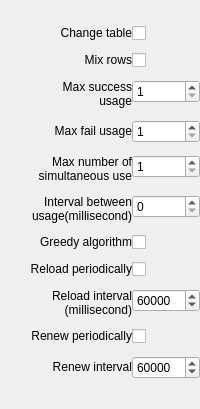
     <widget class="QWidget" name="page_9">
      <property name="sizePolicy">
       <sizepolicy hsizetype="MinimumExpanding" vsizetype="MinimumExpanding">
        <horstretch>0</horstretch>
        <verstretch>0</verstretch>
       </sizepolicy>
      </property>
      <layout class="QVBoxLayout" name="verticalLayout_4">
       <property name="spacing">
        <number>6</number>
       </property>
       <property name="leftMargin">
        <number>0</number>
       </property>
       <property name="topMargin">
        <number>0</number>
       </property>
       <property name="rightMargin">
        <number>0</number>
       </property>
       <property name="bottomMargin">
        <number>0</number>
       </property>
       <item>
        <widget class="QWidget" name="widget" native="true">
         <property name="sizePolicy">
          <sizepolicy hsizetype="Preferred" vsizetype="Maximum">
           <horstretch>0</horstretch>
           <verstretch>0</verstretch>
          </sizepolicy>
         </property>
         <layout class="QHBoxLayout" name="horizontalLayout_2">
          <property name="spacing">
           <number>0</number>
          </property>
          <property name="leftMargin">
           <number>0</number>
          </property>
          <property name="topMargin">
           <number>0</number>
          </property>
          <property name="rightMargin">
           <number>0</number>
          </property>
          <property name="bottomMargin">
           <number>0</number>
          </property>
          <item>
           <spacer name="horizontalSpacer">
            <property name="orientation">
             <enum>Qt::Horizontal</enum>
            </property>
            <property name="sizeHint" stdset="0">
             <size>
              <width>40</width>
              <height>20</height>
             </size>
            </property>
           </spacer>
          </item>
          <item>
           <layout class="QHBoxLayout" name="ComboLayout">
            <property name="spacing">
             <number>0</number>
            </property>
           </layout>
          </item>
          <item>
           <widget class="QLabel" name="LabelValidation5">
            <property name="sizePolicy">
             <sizepolicy hsizetype="Preferred" vsizetype="Maximum">
              <horstretch>0</horstretch>
              <verstretch>0</verstretch>
             </sizepolicy>
            </property>
            <property name="text">
             <string/>
            </property>
            <property name="pixmap">
             <pixmap>:/engine/images/invalid.png</pixmap>
            </property>
           </widget>
          </item>
         </layout>
        </widget>
       </item>
       <item>
        <widget class="QWidget" name="widget_2" native="true">
         <layout class="QVBoxLayout" name="verticalLayout_10">
          <property name="spacing">
           <number>0</number>
          </property>
          <property name="leftMargin">
           <number>0</number>
          </property>
          <property name="topMargin">
           <number>0</number>
          </property>
          <property name="rightMargin">
           <number>0</number>
          </property>
          <property name="bottomMargin">
           <number>0</number>
          </property>
          <item>
           <layout class="QFormLayout" name="formLayout">
            <property name="fieldGrowthPolicy">
             <enum>QFormLayout::AllNonFixedFieldsGrow</enum>
            </property>
            <property name="rowWrapPolicy">
             <enum>QFormLayout::DontWrapRows</enum>
            </property>
            <property name="labelAlignment">
             <set>Qt::AlignRight|Qt::AlignTrailing|Qt::AlignVCenter</set>
            </property>
            <property name="formAlignment">
             <set>Qt::AlignRight|Qt::AlignTop|Qt::AlignTrailing</set>
            </property>
            <property name="verticalSpacing">
             <number>12</number>
            </property>
            <property name="leftMargin">
             <number>30</number>
            </property>
            <property name="bottomMargin">
             <number>30</number>
            </property>
            <item row="0" column="0">
             <widget class="QLabel" name="label_39">
              <property name="toolTip">
               <string>&lt;html&gt;&lt;head/&gt;&lt;body&gt;&lt;p&gt;If rows will be deleted after max success usage or max fail usage.&lt;/p&gt;&lt;/body&gt;&lt;/html&gt;</string>
              </property>
              <property name="text">
               <string>&lt;html&gt;&lt;head/&gt;&lt;body&gt;&lt;p&gt;&lt;img src=&quot;:/engine/images/info.png&quot;/&gt; Change table&lt;/p&gt;&lt;/body&gt;&lt;/html&gt;</string>
              </property>
              <property name="alignment">
               <set>Qt::AlignRight|Qt::AlignTrailing|Qt::AlignVCenter</set>
              </property>
              <property name="wordWrap">
               <bool>true</bool>
              </property>
             </widget>
            </item>
            <item row="0" column="1">
             <widget class="QCheckBox" name="DatabaseClear">
              <property name="text">
               <string/>
              </property>
             </widget>
            </item>
            <item row="1" column="0">
             <widget class="QLabel" name="label_40">
              <property name="toolTip">
               <string>&lt;html&gt;&lt;head/&gt;&lt;body&gt;&lt;p&gt;If rows will be mixed after load. This options selected will result data in random order.&lt;/p&gt;&lt;/body&gt;&lt;/html&gt;</string>
              </property>
              <property name="text">
               <string>&lt;html&gt;&lt;head/&gt;&lt;body&gt;&lt;p&gt;&lt;img src=&quot;:/engine/images/info.png&quot;/&gt; Mix rows&lt;/p&gt;&lt;/body&gt;&lt;/html&gt;</string>
              </property>
              <property name="alignment">
               <set>Qt::AlignRight|Qt::AlignTrailing|Qt::AlignVCenter</set>
              </property>
              <property name="wordWrap">
               <bool>true</bool>
              </property>
             </widget>
            </item>
            <item row="1" column="1">
             <widget class="QCheckBox" name="DatabaseMix">
              <property name="text">
               <string/>
              </property>
             </widget>
            </item>
            <item row="2" column="0">
             <widget class="QLabel" name="label_41">
              <property name="toolTip">
               <string>&lt;html&gt;&lt;head/&gt;&lt;body&gt;&lt;p&gt;Max success usage, after which row will be removed. Success definition depends on your script purpose.&lt;/p&gt;&lt;/body&gt;&lt;/html&gt;</string>
              </property>
              <property name="text">
               <string>&lt;html&gt;&lt;head/&gt;&lt;body&gt;&lt;p&gt;&lt;img src=&quot;:/engine/images/info.png&quot;/&gt; Max success usage&lt;/p&gt;&lt;/body&gt;&lt;/html&gt;</string>
              </property>
              <property name="alignment">
               <set>Qt::AlignRight|Qt::AlignTrailing|Qt::AlignVCenter</set>
              </property>
              <property name="wordWrap">
               <bool>true</bool>
              </property>
             </widget>
            </item>
            <item row="2" column="1">
             <widget class="QSpinBox" name="DatabaseMaxSuccess">
              <property name="maximumSize">
               <size>
                <width>100</width>
                <height>16777215</height>
               </size>
              </property>
              <property name="minimum">
               <number>1</number>
              </property>
              <property name="maximum">
               <number>999999999</number>
              </property>
             </widget>
            </item>
            <item row="3" column="0">
             <widget class="QLabel" name="label_42">
              <property name="toolTip">
               <string>&lt;html&gt;&lt;head/&gt;&lt;body&gt;&lt;p&gt;Max row usage, after which line will be removed. Fail is often page load timeout or wait timeout.&lt;/p&gt;&lt;p&gt;If you set this property low - resource will be banned quickly, otherwise engine will try a lot of time before give up with each row.&lt;/p&gt;&lt;/body&gt;&lt;/html&gt;</string>
              </property>
              <property name="text">
               <string>&lt;html&gt;&lt;head/&gt;&lt;body&gt;&lt;p&gt;&lt;img src=&quot;:/engine/images/info.png&quot;/&gt; Max fail usage&lt;/p&gt;&lt;/body&gt;&lt;/html&gt;</string>
              </property>
              <property name="alignment">
               <set>Qt::AlignRight|Qt::AlignTrailing|Qt::AlignVCenter</set>
              </property>
              <property name="wordWrap">
               <bool>true</bool>
              </property>
             </widget>
            </item>
            <item row="3" column="1">
             <widget class="QSpinBox" name="DatabaseMaxFail">
              <property name="maximumSize">
               <size>
                <width>100</width>
                <height>16777215</height>
               </size>
              </property>
              <property name="minimum">
               <number>1</number>
              </property>
              <property name="maximum">
               <number>999999999</number>
              </property>
             </widget>
            </item>
            <item row="4" column="0">
             <widget class="QLabel" name="label_43">
              <property name="toolTip">
               <string>&lt;html&gt;&lt;head/&gt;&lt;body&gt;&lt;p&gt;How many times one row could be used by different threads.&lt;/p&gt;&lt;/body&gt;&lt;/html&gt;</string>
              </property>
              <property name="text">
               <string>&lt;html&gt;&lt;head/&gt;&lt;body&gt;&lt;p&gt;&lt;img src=&quot;:/engine/images/info.png&quot;/&gt; Max number of simultaneous use&lt;/p&gt;&lt;/body&gt;&lt;/html&gt;</string>
              </property>
              <property name="alignment">
               <set>Qt::AlignRight|Qt::AlignTrailing|Qt::AlignVCenter</set>
              </property>
              <property name="wordWrap">
               <bool>true</bool>
              </property>
             </widget>
            </item>
            <item row="4" column="1">
             <widget class="QSpinBox" name="DatabaseMaxSimultaneous">
              <property name="maximumSize">
               <size>
                <width>100</width>
                <height>16777215</height>
               </size>
              </property>
              <property name="minimum">
               <number>1</number>
              </property>
              <property name="maximum">
               <number>999999999</number>
              </property>
             </widget>
            </item>
            <item row="5" column="0">
             <widget class="QLabel" name="label_44">
              <property name="toolTip">
               <string>&lt;html&gt;&lt;head/&gt;&lt;body&gt;&lt;p&gt;Interval between usage. How much time needed to wait to use row repeatedly.&lt;/p&gt;&lt;/body&gt;&lt;/html&gt;</string>
              </property>
              <property name="text">
               <string>&lt;html&gt;&lt;head/&gt;&lt;body&gt;&lt;p&gt;&lt;img src=&quot;:/engine/images/info.png&quot;/&gt; Interval between usage(millisecond)&lt;/p&gt;&lt;/body&gt;&lt;/html&gt;</string>
              </property>
              <property name="alignment">
               <set>Qt::AlignRight|Qt::AlignTrailing|Qt::AlignVCenter</set>
              </property>
              <property name="wordWrap">
               <bool>true</bool>
              </property>
             </widget>
            </item>
            <item row="5" column="1">
             <widget class="QSpinBox" name="DatabaseInterval">
              <property name="maximumSize">
               <size>
                <width>100</width>
                <height>16777215</height>
               </size>
              </property>
              <property name="minimum">
               <number>0</number>
              </property>
              <property name="maximum">
               <number>999999999</number>
              </property>
             </widget>
            </item>
            <item row="6" column="0">
             <widget class="QLabel" name="label_45">
              <property name="toolTip">
               <string>&lt;html&gt;&lt;head/&gt;&lt;body&gt;&lt;p&gt;If this option is set, еngine will try to use same lines again and again. Otherwise, new line will be used on every resource request.&lt;/p&gt;&lt;/body&gt;&lt;/html&gt;</string>
              </property>
              <property name="text">
               <string>&lt;html&gt;&lt;head/&gt;&lt;body&gt;&lt;p&gt;&lt;img src=&quot;:/engine/images/info.png&quot;/&gt; Greedy algorithm&lt;/p&gt;&lt;/body&gt;&lt;/html&gt;</string>
              </property>
              <property name="alignment">
               <set>Qt::AlignRight|Qt::AlignTrailing|Qt::AlignVCenter</set>
              </property>
              <property name="wordWrap">
               <bool>true</bool>
              </property>
             </widget>
            </item>
            <item row="6" column="1">
             <widget class="QCheckBox" name="DatabaseGreedy">
              <property name="text">
               <string/>
              </property>
             </widget>
            </item>
            <item row="7" column="0">
             <widget class="QLabel" name="label_46">
              <property name="toolTip">
               <string>&lt;html&gt;&lt;head/&gt;&lt;body&gt;&lt;p&gt;If rows need to be reloaded periodically in certain periods of time.&lt;/p&gt;&lt;p&gt;This is expensive option, use it only if you sure, that table content will change.&lt;/p&gt;&lt;/body&gt;&lt;/html&gt;</string>
              </property>
              <property name="text">
               <string>&lt;html&gt;&lt;head/&gt;&lt;body&gt;&lt;p&gt;&lt;img src=&quot;:/engine/images/info.png&quot;/&gt; Reload periodically&lt;/p&gt;&lt;/body&gt;&lt;/html&gt;</string>
              </property>
              <property name="alignment">
               <set>Qt::AlignRight|Qt::AlignTrailing|Qt::AlignVCenter</set>
              </property>
              <property name="wordWrap">
               <bool>true</bool>
              </property>
             </widget>
            </item>
            <item row="7" column="1">
             <widget class="QCheckBox" name="DatabaseReload">
              <property name="text">
               <string/>
              </property>
             </widget>
            </item>
            <item row="8" column="0">
             <widget class="QLabel" name="label_47">
              <property name="toolTip">
               <string>&lt;html&gt;&lt;head/&gt;&lt;body&gt;&lt;p&gt;How often engine will reload table content.&lt;/p&gt;&lt;/body&gt;&lt;/html&gt;</string>
              </property>
              <property name="text">
               <string>&lt;html&gt;&lt;head/&gt;&lt;body&gt;&lt;p&gt;&lt;img src=&quot;:/engine/images/info.png&quot;/&gt; Reload interval (millisecond)&lt;/p&gt;&lt;/body&gt;&lt;/html&gt;</string>
              </property>
              <property name="alignment">
               <set>Qt::AlignRight|Qt::AlignTrailing|Qt::AlignVCenter</set>
              </property>
              <property name="wordWrap">
               <bool>true</bool>
              </property>
             </widget>
            </item>
            <item row="8" column="1">
             <widget class="QSpinBox" name="DatabaseReloadInterval">
              <property name="maximumSize">
               <size>
                <width>100</width>
                <height>16777215</height>
               </size>
              </property>
              <property name="minimum">
               <number>10000</number>
              </property>
              <property name="maximum">
               <number>99999999</number>
              </property>
              <property name="value">
               <number>60000</number>
              </property>
             </widget>
            </item>
            <item row="9" column="0">
             <widget class="QLabel" name="label_48">
              <property name="toolTip">
               <string>&lt;html&gt;&lt;head/&gt;&lt;body&gt;&lt;p&gt;If data needs to be renewed in certain periods of time.&lt;/p&gt;&lt;p&gt;In this case all information about usage of files will be cleared periodically and rows could be used again.&lt;/p&gt;&lt;/body&gt;&lt;/html&gt;</string>
              </property>
              <property name="text">
               <string>&lt;html&gt;&lt;head/&gt;&lt;body&gt;&lt;p&gt;&lt;img src=&quot;:/engine/images/info.png&quot;/&gt; Renew periodically&lt;/p&gt;&lt;/body&gt;&lt;/html&gt;</string>
              </property>
              <property name="alignment">
               <set>Qt::AlignRight|Qt::AlignTrailing|Qt::AlignVCenter</set>
              </property>
              <property name="wordWrap">
               <bool>true</bool>
              </property>
             </widget>
            </item>
            <item row="9" column="1">
             <widget class="QCheckBox" name="DatabaseRenew">
              <property name="text">
               <string/>
              </property>
             </widget>
            </item>
            <item row="10" column="0">
             <widget class="QLabel" name="label_49">
              <property name="toolTip">
               <string>&lt;html&gt;&lt;head/&gt;&lt;body&gt;&lt;p&gt;How often engine will renew data.&lt;/p&gt;&lt;/body&gt;&lt;/html&gt;</string>
              </property>
              <property name="text">
               <string>&lt;html&gt;&lt;head/&gt;&lt;body&gt;&lt;p&gt;&lt;img src=&quot;:/engine/images/info.png&quot;/&gt; Renew interval&lt;/p&gt;&lt;/body&gt;&lt;/html&gt;</string>
              </property>
              <property name="alignment">
               <set>Qt::AlignRight|Qt::AlignTrailing|Qt::AlignVCenter</set>
              </property>
              <property name="wordWrap">
               <bool>true</bool>
              </property>
             </widget>
            </item>
            <item row="10" column="1">
             <widget class="QSpinBox" name="DatabaseRenewInterval">
              <property name="maximumSize">
               <size>
                <width>100</width>
                <height>16777215</height>
               </size>
              </property>
              <property name="minimum">
               <number>10000</number>
              </property>
              <property name="maximum">
               <number>999999999</number>
              </property>
              <property name="value">
               <number>60000</number>
              </property>
             </widget>
            </item>
           </layout>
          </item>
         </layout>
        </widget>
       </item>
      </layout>
     </widget>
